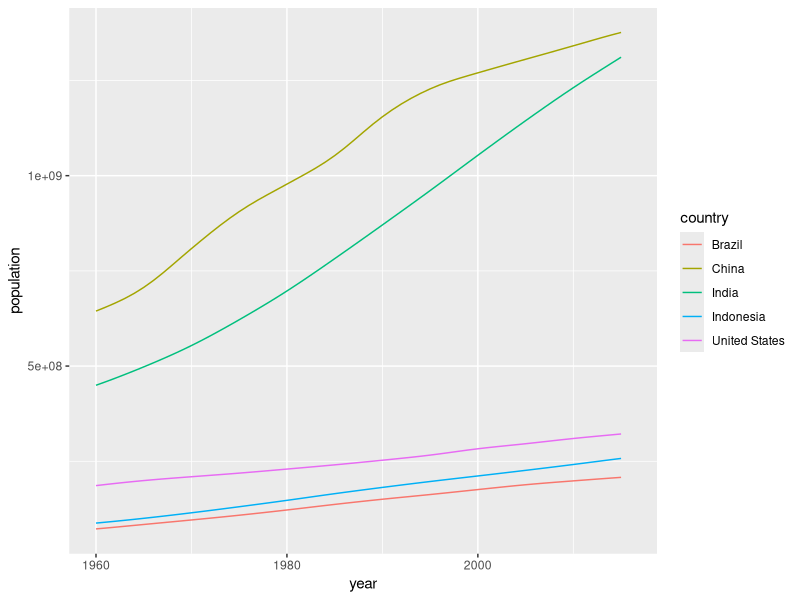
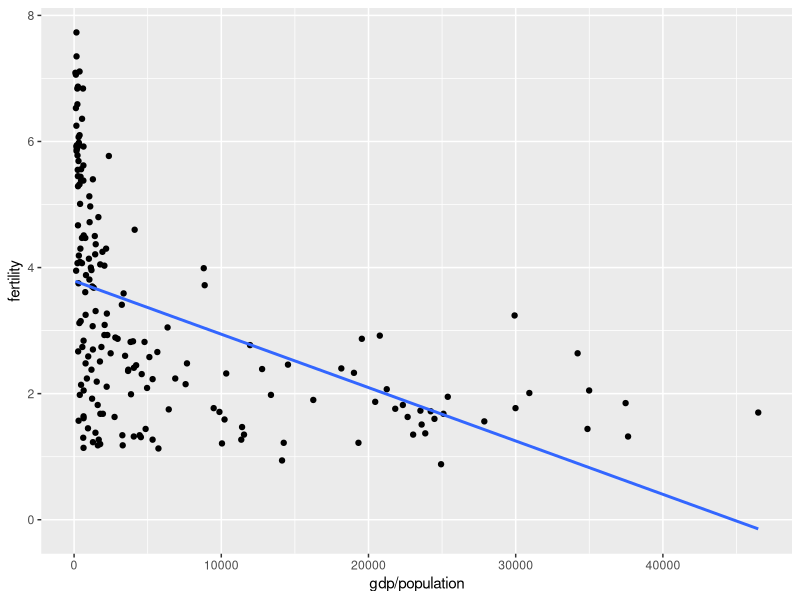
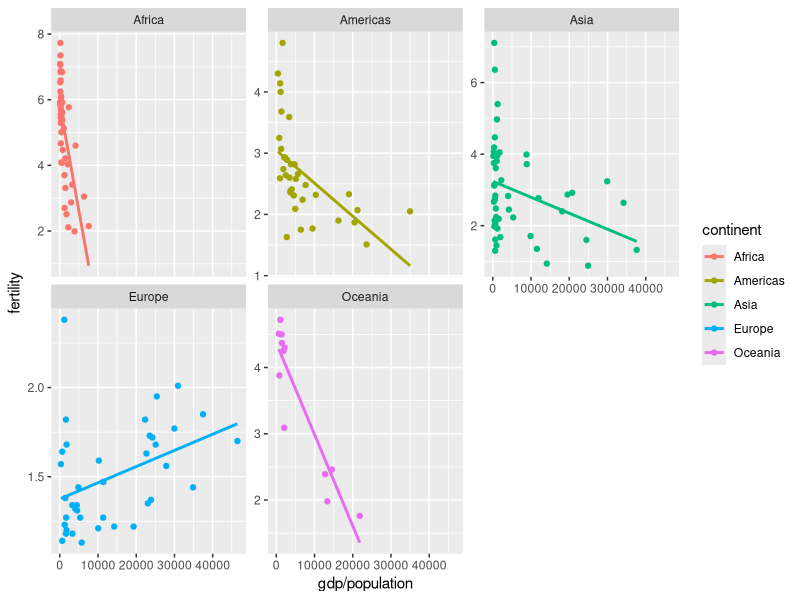
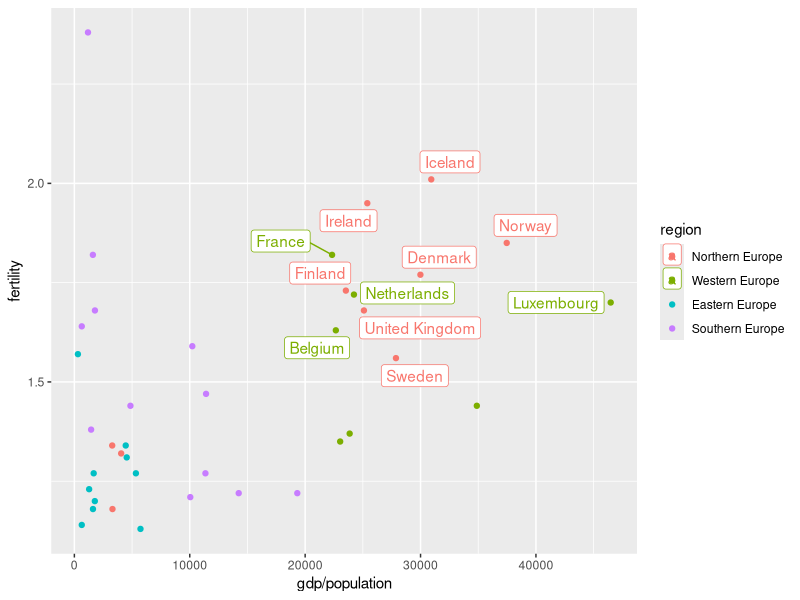
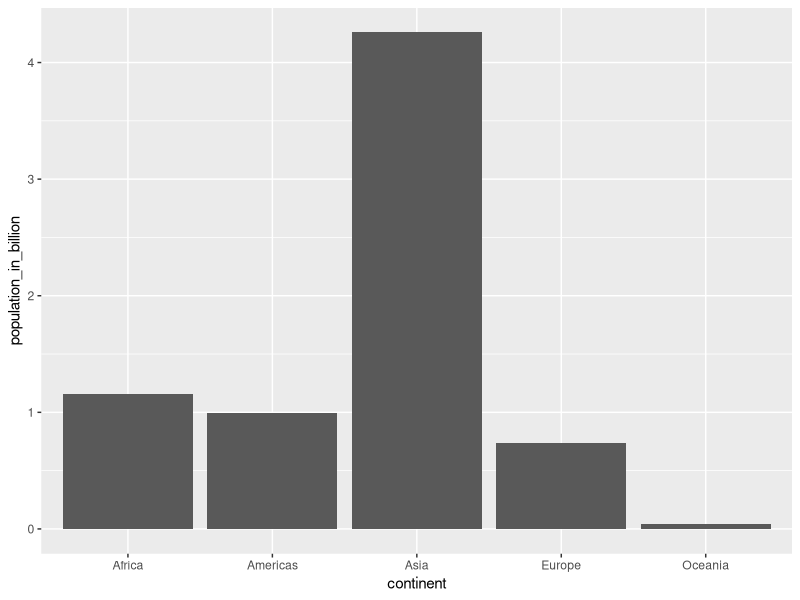
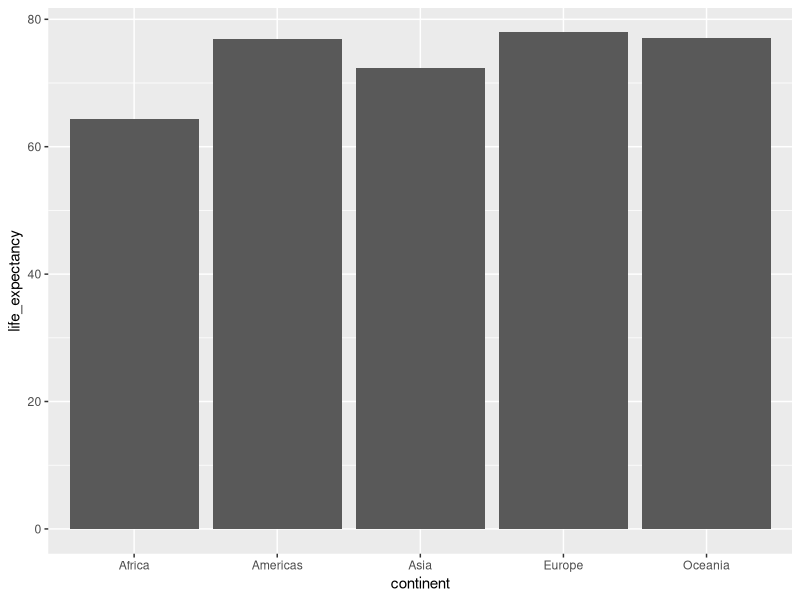
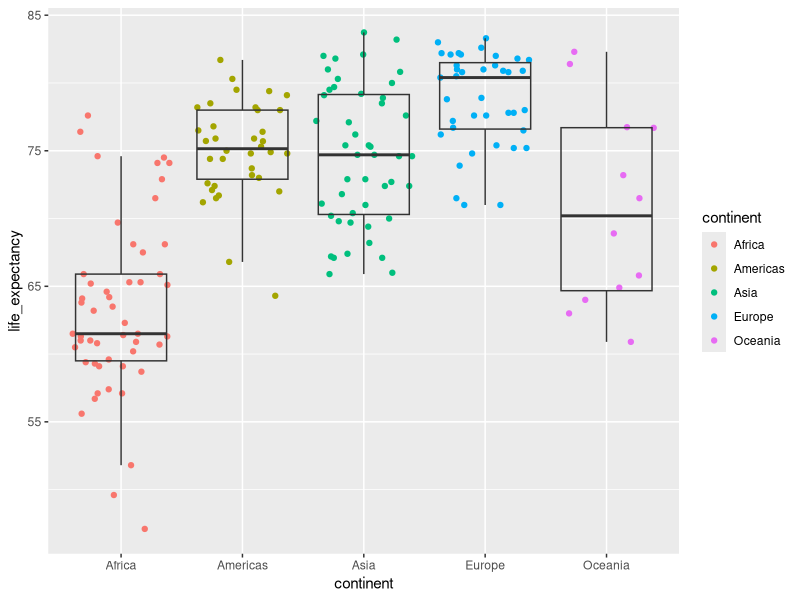
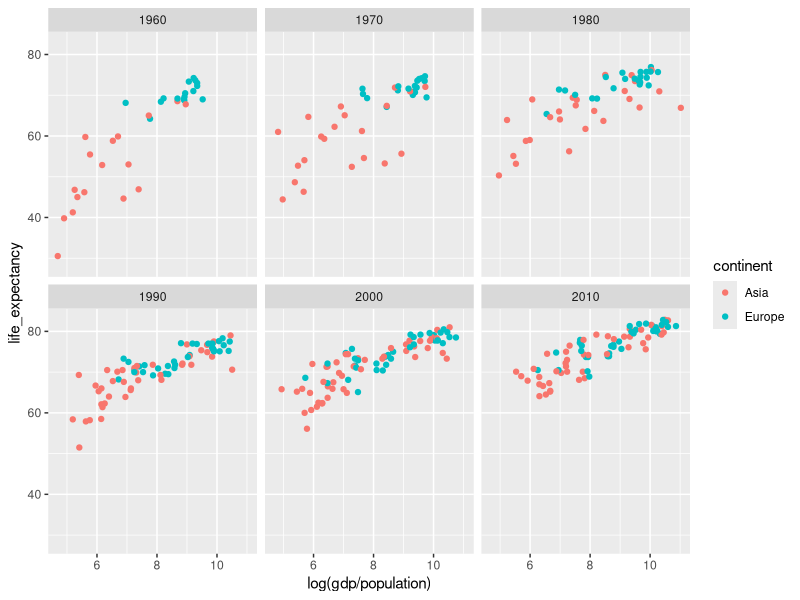

Recreate these plots in R, in order.
## ---- chunk 1
knitr::opts_knit$set(base.dir = "../docs/", root.dir = "../docs/")
knitr::opts_chunk$set(echo = TRUE, message = FALSE)
## ---- chunk 2
library(tidyverse)
library(dslabs) #install.packages("dslabs")

# After you have loaded the dslabs package, you can access the data stored in `gapminder`. Let's look at the top 5 lines 
gapminder %>% as_tibble() %>% 
  head(5)

## ---- chunk 3
gapminder %>%
  mutate(group=ifelse(continent=="Europe" | region=="Northern America","West","Rest"))
## ---- chunk 4
# Extract a vector with the 5 countries with the largest population size
top5_countries <- gapminder %>%
  filter(year == 2015) %>% 
  arrange(-population) %>% 
  select(country) %>% 
  head(5) %>% 
  pull()

gapminder %>% 
  filter(country %in% top5_countries) %>% 
  ggplot() +
  geom_line(mapping = aes(x = year, y = population, color = country))

## ---- chunk 5
gapminder %>%
  filter(year==2015, country %in% c("Turkey", "Poland", "South Korea", "Russia", "Vietnam", "South Africa")) %>%
  arrange(infant_mortality) %>%
  select(country, infant_mortality) %>% 
  knitr::kable()
## ---- chunk 6
gapminder %>%
  filter(year==2000) %>%
  ggplot(aes(y=fertility, x=gdp/population)) +
  geom_point() +
  geom_smooth(se=F, method = "lm")
## ---- chunk 7
gapminder %>%
  filter(year==2000) %>%
  ggplot(aes(y=fertility, x=gdp/population, color=continent)) +
  geom_point() +
  geom_smooth(se=F, method = "lm") +
  facet_wrap(~continent, scales = "free_y")
## ---- chunk 8
eu_2000 <- gapminder %>%
  filter(year==2000, continent == "Europe") 
eu_2000 %>%
  filter(fertility > 1.5, gdp/population > 20000) %>%
  ggplot(aes(y=fertility, x=gdp/population, color=region)) +
  ggrepel::geom_label_repel(aes(label=country)) +
  geom_point(data=eu_2000)
## ---- chunk 9
gapminder %>%
  filter(year==2015) %>%
  group_by(continent) %>%
  summarize(population_in_billion=sum(population)/10^9) %>%
  ggplot(aes(x=continent, y=population_in_billion)) +
  geom_col()
## ---- chunk 10
gapminder %>%
  filter(year==2015) %>%
  summarize(life_expectancy=sum(life_expectancy*population)/sum(population))
## ---- chunk 11
gapminder %>%
  filter(year==2015) %>%
  group_by(continent) %>%
  summarize(life_expectancy=sum(life_expectancy*population)/sum(population)) %>%
  ggplot(aes(x=continent, y=life_expectancy)) +
  geom_col()

gapminder %>%
  filter(year==2015) %>%
  ggplot(aes(x=continent, y=life_expectancy)) +
  geom_jitter(aes(color=continent),height = 0) +
  geom_boxplot(alpha=0, outlier.alpha = 0)
## ---- chunk 12
years <- c(1960, 1970, 1980, 1990, 2000, 2010)
continents <- c("Europe", "Asia")
gapminder %>% 
  filter(year %in% years & continent %in% continents) %>%
  ggplot(aes(log(gdp/population), life_expectancy, col = continent)) +
  geom_point() +
  facet_wrap(~year) 

gapminder %>% 
  filter(continent %in% continents) %>%
  ggplot(aes(x=year, y=life_expectancy, group=country)) +
  geom_line()+
  facet_wrap(~continent) 

gapminder %>% 
  filter(year %in% c(1960, 2010)) %>%
  ggplot(aes(x=life_expectancy, fill=continent)) +
  geom_density(alpha=0.5)+
  facet_wrap(~year, nrow=2) 

gapminder %>% 
  filter(year %in% c(1960, 2010)) %>%
  ggplot(aes(x=log(gdp/population), fill=continent)) +
  geom_density(alpha=0.5)+
  facet_wrap(~year, nrow=2) 

gapminder %>% 
  filter(year %in% c(1960, 2010)) %>%
  ggplot(aes(continent, log(gdp/population), fill = as.character(year))) +
  geom_boxplot()
